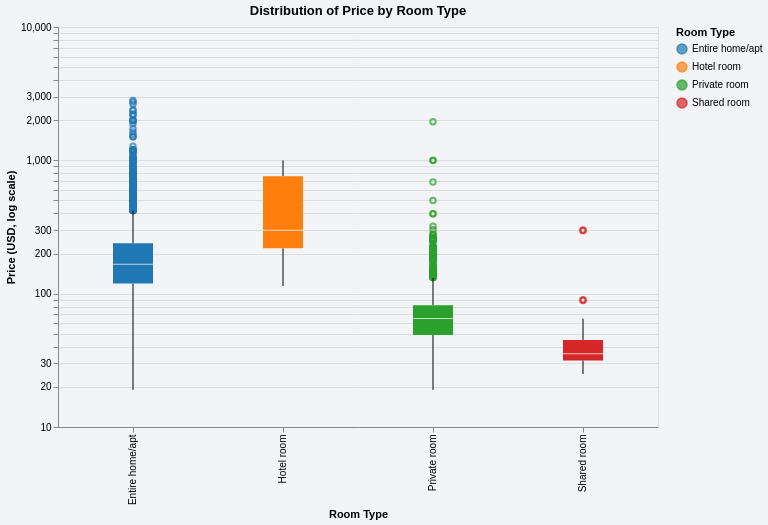

Specify this chart in Vega-Lite:
### Vega-Lite specification from a JSON file in a GitHub repository (floating-point values rounded to 4 significant figures; data arrays with more than 128 entries replaced by an {"elided": "..."} marker saying what was removed)
{"config": {"view": {"continuousWidth": 300, "continuousHeight": 300}, "background": "#f2f4f8"}, "data": {"name": "data-2eabcdfda0d3702c224875fc8943f678"}, "mark": {"type": "boxplot", "size": 40}, "encoding": {"color": {"field": "room_type", "legend": {"title": "Room Type"}, "scale": {"range": ["#1f77b4", "#ff7f0e", "#2ca02c", "#d62728"]}, "type": "nominal"}, "x": {"field": "room_type", "title": "Room Type", "type": "nominal"}, "y": {"field": "price", "scale": {"type": "log"}, "title": "Price (USD, log scale)", "type": "quantitative"}}, "height": 400, "title": "Distribution of Price by Room Type", "width": 600, "$schema": "https://vega.github.io/schema/vega-lite/v5.20.1.json", "datasets": {"data-2eabcdfda0d3702c224875fc8943f678": {"elided": "4599 records"}}}
